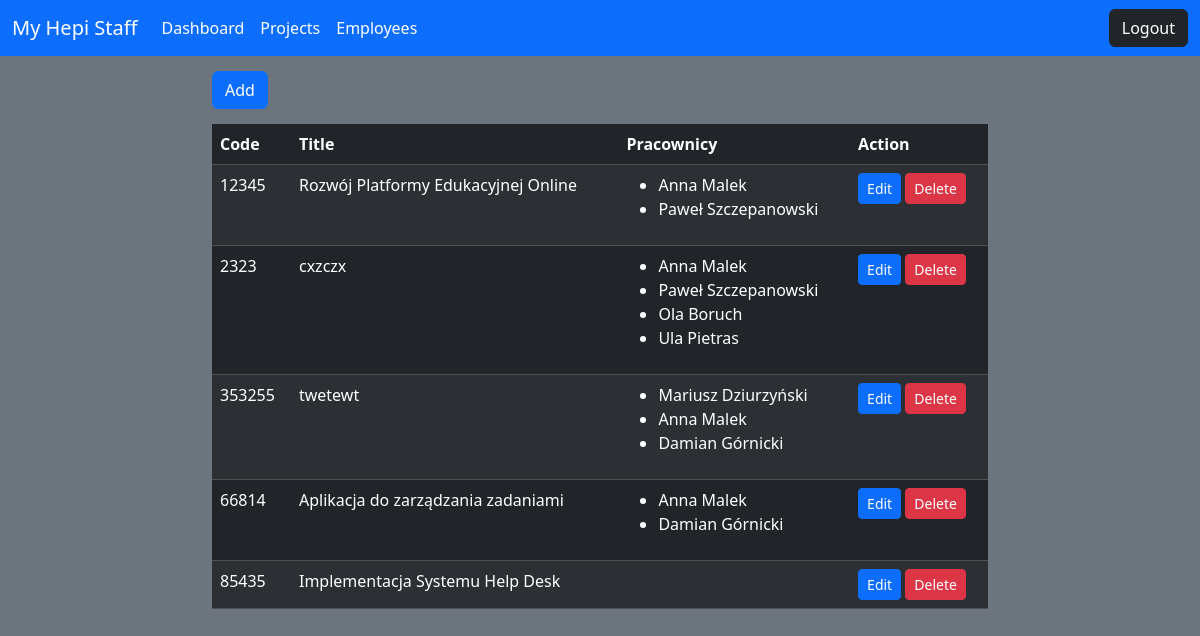
The page /project/ (signed in) on the database its author committed.
### account/models.py (models this page shows, shortened)
class Project(models.Model):
    employer = models.ForeignKey(Employer, on_delete=models.CASCADE, blank=False, null=False)
    title = models.CharField(max_length=150, blank=False, null=False)
    code = models.CharField(max_length=30, blank=False, null=False, unique=True)
    description = models.TextField(blank=True, null=True)
    competences = models.ManyToManyField(Competence,
                                         related_name='project_competence_joined',
                                         blank=True)
    employees = models.ManyToManyField(Employee, related_name='projects', blank=True)
    class Meta:
        ordering = ['code']
        indexes = [
            models.Index(fields=['code'])
        ]

class Employee(models.Model):
    account = models.OneToOneField(Account, on_delete=models.CASCADE)
    address = models.CharField(max_length=250, blank=False, null=False)
    post_code = models.CharField(max_length=6, blank=False, null=False)
    city = models.CharField(max_length=150, blank=False, null=False)
    created = models.DateTimeField(auto_now_add=True)
    updated = models.DateTimeField(auto_now=True)
    is_active = models.BooleanField(_('active'), default=True)
    competences = models.ManyToManyField(Competence,
                                         related_name='competence_joined',
                                         blank=True)
    description = models.TextField(blank=True, null=True)
    belbin_test_result = models.CharField(max_length=10, blank=False, default='N/A', null=False)
    def __str__(self) -> str:
        u = self.account.user
        return u.first_name + ' ' + u.last_name

class Account(models.Model):
    user = models.OneToOneField(User, on_delete=models.CASCADE)
    is_employee = models.BooleanField(default=True, blank=False)
    is_employer = models.BooleanField(default=False, blank=False)

### account/views.py (the view)
# urls.py: path('project/', views.ProjectView.as_view(), name='project-list'),
class ProjectView(TemplateView):
    template_name = 'account/employer/project/list.html'
    @method_decorator(login_required)
    def get(self, request, *args, **kwargs):
        context = self.get_context_data()
        return render(request, self.template_name, context=context)
    def get_context_data(self, **kwargs: Any) -> dict[str, Any]:
        context = super().get_context_data()
        user_id = self.request.user.id
        context['account'] = Account.objects.get(user_id=user_id)
        if context['account'].is_employer:
            employer = Employer.objects.get(account_id=context['account'].pk)
            context['projects'] = Project.objects.filter(employer_id=employer.pk)
        return context

### account/templates/account/employer/project/list.html
{% extends "base.html" %}
{% block content %}
<div class="row justify-content-md-center" style="margin-top: 15px;">
    <div class="col-md-8">
        <a href="{% url 'project-create' %}" class="btn btn-primary">Add</a>
    </div>
</div>
<div class="row justify-content-md-center" style="margin-top: 15px;">
    <div class="col-md-8">
        <table class="table table-dark table-striped">
            <thead>
                <tr>
                    <th scope="col">Code</th>
                    <th scope="col">Title</th>
                    <th scope="col">Pracownicy</th>
                    <th scope="col">Action</th>
                </tr>
            </thead>
            <tbody>
                {% if projects|length == 0 %}
                <tr>
                    <td colspan="4">No results.</td>
                </tr>
                {% else %}
                    {% for p in projects %}
                    <tr>
                        <td>{{ p.code }}</td>
                        <td>{{ p.title }}</td>
                        <td>
                            <ul>
                                {% for e in p.employees.all %}
                                <li>{{ e }}</li>
                                {% endfor %}
                            </ul>
                        </td>
                        <td>
                            <a href="{% url 'project-update' p.pk %}" class="btn btn-sm btn-primary">Edit</a>
                            <a href="{% url 'project-delete' p.pk %}" class="btn btn-sm btn-danger">Delete</a>
                        </td>
                    </tr>
                    {% endfor %}
                {% endif %}
            </tbody>
        </table>
    </div>
</div>
{% endblock %}

### rows shown on the page
Project: code "12345", title "Rozwój Platformy Edukacyjnej Online"
Employee: account.last_name "Anna Malek"
Employee: account.last_name "Paweł Szczepanowski"
Project: code "2323", title "cxzczx"
Employee: account.last_name "Ola Boruch"
Employee: account.last_name "Ula Pietras"
Project: code "353255", title "twetewt"
Employee: account.last_name "Mariusz Dziurzyński"
Employee: account.last_name "Damian Górnicki"
Project: code "66814", title "Aplikacja do zarządzania zadaniami"
Project: code "85435", title "Implementacja Systemu Help Desk"
